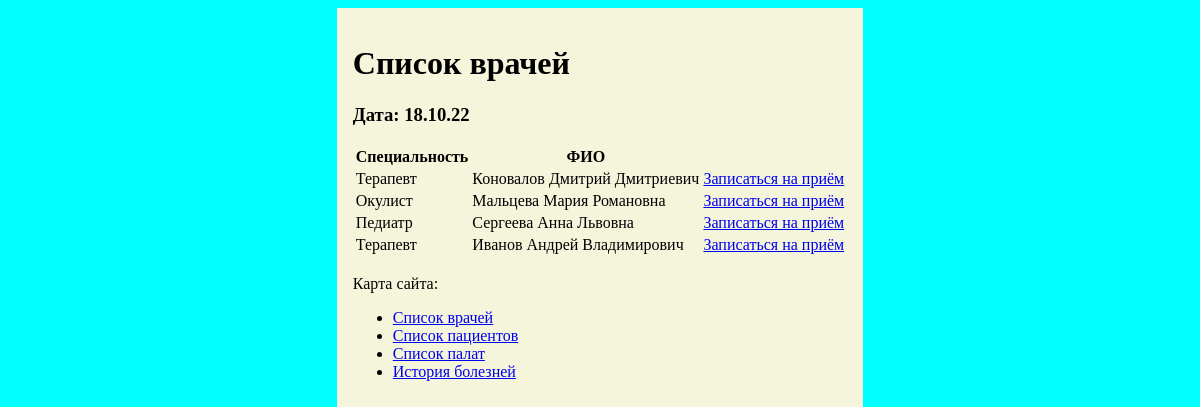
Page /templates/doctors/ on the earlier database version.
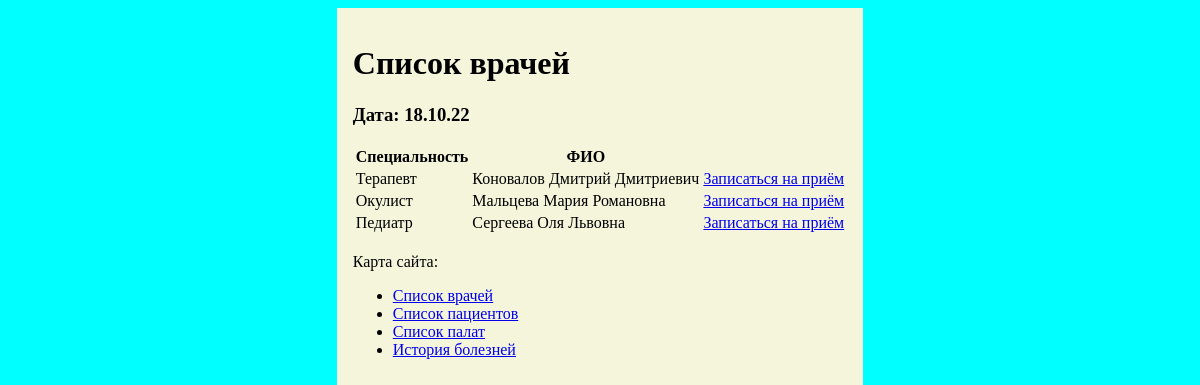
Same page on the later database version.
### bmstu_lab/models.py (models this page shows, shortened)
class Doctor(models.Model):
    user = models.OneToOneField(User, on_delete=models.CASCADE)
    first_name = models.CharField(max_length=32)
    last_name = models.CharField(max_length=32)
    patronymic = models.CharField(max_length=32)
    speciality = models.ForeignKey(Speciality, related_name='doctors', on_delete=models.RESTRICT)
    photo = models.FileField(upload_to='static/photos/', blank=True, null=True, default=None)

class Speciality(models.Model):
    name = models.CharField(max_length=32)
    def __str__(self):
        return self.name

### bmstu_lab/views/templates.py (the view)
def doctors(request):
    return render(request, 'doctors.html', {
        'current_date': date.today().strftime('%d.%m.%y'),
        'doctors': Doctor.objects.all()
    })

### templates/doctors.html (shortened to what this page needs)
{% extends 'base.html' %}
{% block header %}Список врачей{% endblock %}
{% block content %}
{% if doctors %}
<table>
    <thead>
        <tr>
            <th>Специальность</th>
            <th>ФИО</th>
        </tr>
    </thead>
    <tbody>
        {% for doctor in doctors %}
            <tr>
                <td>{{ doctor.speciality }}</td>
                <td>{{ doctor.last_name }} {{ doctor.first_name }} {{ doctor.patronymic }}</td>
                <td><a href="{% url 'make_appointment' doctor.id %}">Записаться на приём</a></td>
            </tr>
        {% endfor %}
    </tbody>
</table>
{% else %}
    <i>Список пуст</i>
{% endif %}
{% endblock %}

### templates/base.html (shortened to what this page needs)
<!DOCTYPE html>
<html lang="en">
<head>
    {% load static %}
    <link rel="stylesheet" type="text/css" href="{% static 'bmstu_lab/styles.css' %}">
</head>
<body>
    <h1>{% block header %}{% endblock %}</h1>
    <h3>Дата: {{ current_date }}</h3>
    {% block content %}{% endblock %}
    <br>
    Карта сайта:
    <ul>
        <li><a href="{% url 'doctors' %}">Список врачей</a></li>
        <li><a href="{% url 'patients' %}">Список пациентов</a></li>
        <li><a href="{% url 'wards' %}">Список палат</a></li>
        <li><a href="{% url 'cases' %}">История болезней</a></li>
    </ul>
</body>
</html>

### static/bmstu_lab/styles.css (style rules this page uses)
html { background-color: cyan; display: flex; justify-content: center; }
body { padding: 16px; background-color: beige; }

Differences in the rows shown:
removed Doctor: speciality "Терапевт", last_name "Иванов", first_name "Андрей", patronymic "Владимирович"
changed Doctor "Сергеева": first_name "Анна" → "Оля"
